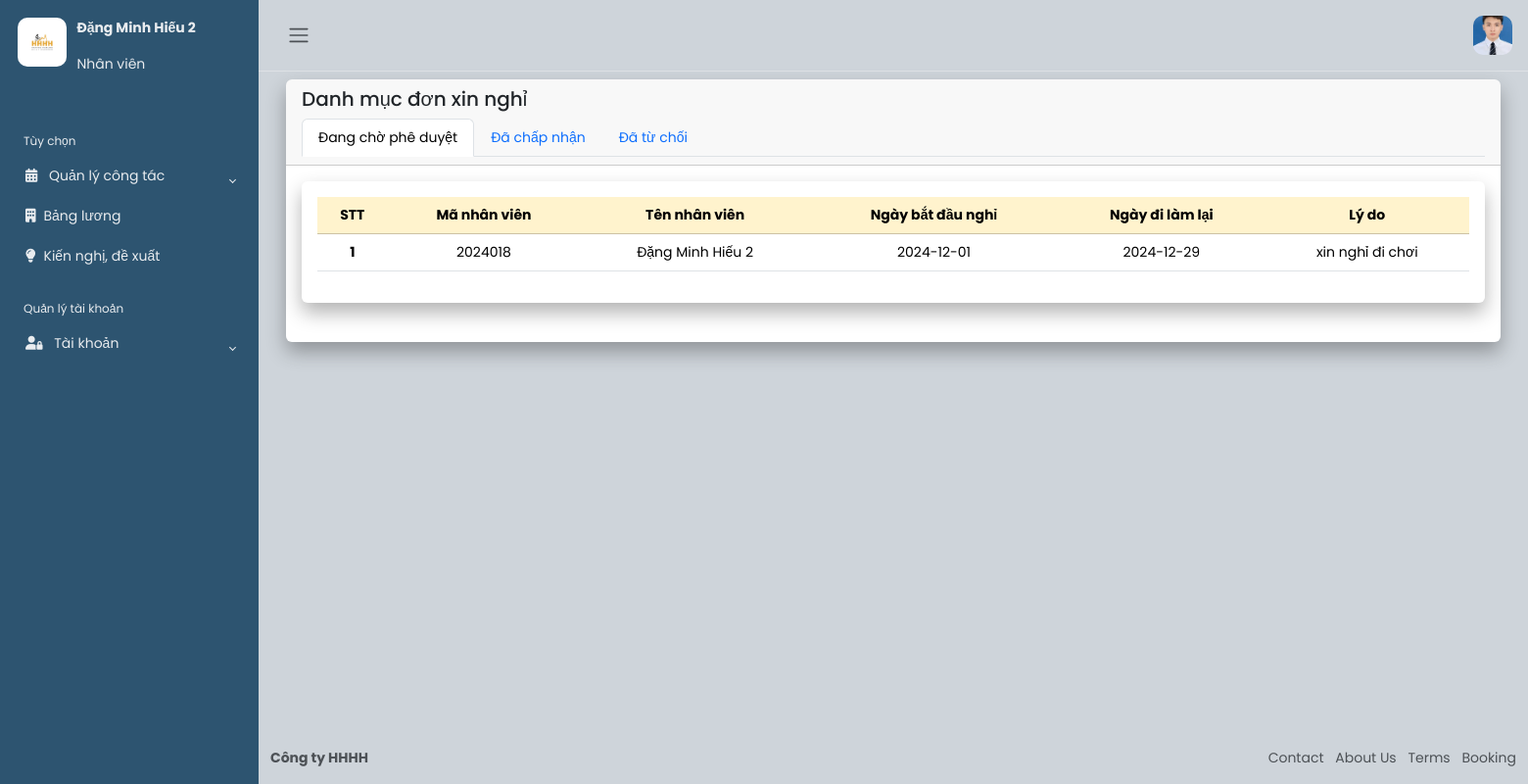
Page /NhanVien/dsnghiphep.php (signed in) on the committed database.
### tables this page shows
CREATE TABLE `nhanvien` (
  `MANV` int(11) NOT NULL,
  `TENNV` varchar(50) NOT NULL,
  `GIOITINH` varchar(5) NOT NULL,
  `NGAYSINH` varchar(15) NOT NULL,
  `DIACHI` varchar(255) NOT NULL,
  `SDT` varchar(255) NOT NULL,
  `EMAIL` varchar(100) NOT NULL,
  `NGAYVAOLAM` varchar(15) NOT NULL,
  `MAPHONGBAN` int(11) DEFAULT NULL,
  `CMND` varchar(200) NOT NULL,
  `BANGCAP` varchar(45) NOT NULL,
  `QUYENHAN` varchar(45) DEFAULT NULL,
  `TENTAIKHOAN` varchar(45) DEFAULT NULL,
  `MATKHAU` longtext DEFAULT NULL,
  `BACLUONG` varchar(60) DEFAULT NULL,
  `MAHOPDONG` int(11) DEFAULT NULL,
  `CHUCVU` varchar(45) DEFAULT NULL,
  `ANHNV` varchar(255) NOT NULL DEFAULT 'profile.jpg'
);

CREATE TABLE `nghiphep` (
  `MANGHIPHEP` int(11) NOT NULL,
  `MANHANVIEN` int(11) NOT NULL,
  `NGAYBATDAUNGHI` varchar(45) NOT NULL,
  `NGAYDILAMLAI` varchar(45) NOT NULL,
  `LYDO` longtext NOT NULL,
  `PHEDUYET` int(11) NOT NULL DEFAULT 0,
  `TENNV` varchar(100) DEFAULT NULL
);

### NhanVien/dsnghiphep.php (the view, shortened to what this page needs)
<?php include('menu.php'); ?>
<div class="container-fluid">
    <div class="row">
        <div class="col-12 d-flex">
            <div class="card border-0">
                <div class="card-header">
                    <h5 class="card-title">Danh mục đơn xin nghỉ</h5>
                    <ul class="nav nav-tabs">
                        <li class="nav-item">
                            <a class="nav-link active" href="#rejected2" data-bs-toggle="tab">Đang chờ phê duyệt</a>
                        </li>
                        <li class="nav-item">
                            <a class="nav-link " href="#accepted" data-bs-toggle="tab">Đã chấp nhận</a>
                        </li>
                        <li class="nav-item">
                            <a class="nav-link" href="#rejected1" data-bs-toggle="tab">Đã từ chối</a>
                        </li>
                    </ul>
                </div>
                <div class="card-body">
                    <div class="tab-content">
                        <div class="tab-pane fade show active" id="rejected2">
                            <div class="row">
                                <div class="col-12 d-flex">
                                    <div class="card border-0">
                                        <div class="card-body">
                                            <table class="table table-hover text-center">
                                                <thead class="table-warning">
                                                    <tr>
                                                        <th style="text-align: center;">STT</th>
                                                        <th style="text-align: center;">Mã nhân viên</th>
                                                        <th style="text-align: center;">Tên nhân viên</th>
                                                        <th style="text-align: center;">Ngày bắt đầu nghỉ</th>
                                                        <th style="text-align: center;">Ngày đi làm lại</th>
                                                        <th style="text-align: center;">Lý do</th>
                                                    </tr>
                                                </thead>
                                                <tbody>
                                                    <?php
                                                    require_once '../connect.php';
                                                    $stmt = $conn->prepare("SELECT * FROM NGHIPHEP WHERE PHEDUYET=0 AND MANHANVIEN=$id");
                                                    $stmt->execute();
                                                    $stt = 0;
                                                    foreach ($stmt->fetchAll() as $r) {
                                                        ?>
                                                        <tr>
                                                            <th><?php echo $stt += 1; ?></th>
                                                            <td><?php echo $r['MANHANVIEN']; ?></td>
                                                            <td><?php echo $r['TENNV']; ?></td>
                                                            <td><?php echo $r['NGAYBATDAUNGHI']; ?></td>
                                                            <td><?php echo $r['NGAYDILAMLAI']; ?></td>
                                                            <td><?php echo $r['LYDO']; ?></td>
                                                        </tr>
                                                        <?php
                                                    }
                                                    ?>
                                                </tbody>
                                            </table>
                                        </div>
                                    </div>
                                </div>
                            </div>
                        </div>
                    </div>
                </div>
            </div>
        </div>
    </div>
    <?php include('footer.php'); ?>

### NhanVien/menu.php (shortened to what this page needs)
<!DOCTYPE html>
<html lang="en" data-bs-theme="light">
<?php
$timestamp = time();
$id = $_SESSION['manv'];
?>
<head>
  <link rel="stylesheet" href="https://cdn.jsdelivr.net/npm/bootstrap@5.3.3/dist/css/bootstrap.min.css"
 />
  <link rel="stylesheet" href="https://cdnjs.cloudflare.com/ajax/libs/font-awesome/6.7.1/css/all.min.css"
 />
  <link rel="stylesheet" href="../table/action-table.css">
  <link rel="stylesheet" href="../css/style.css?<?php echo $timestamp?>" />
  <link rel="stylesheet" href="../css/index.css?<?php echo $timestamp?>" />
  <link rel="stylesheet" href="../css/toast.css?<?php echo $timestamp?>" />
</head>
<div class="wrapper">
  <aside id="sidebar" style="background: #2d5470;" class="js-sidebar">
    <div class="h-100">
      <div class="sidebar-logo">
        <a href="index.php"><img src="../image/logoHHH.jpg" alt="Lối"
            style="height: 50px; width: 50px; border-radius: 10px" /></a>
        <div>
          <p><b><?php echo $_SESSION['tennv'] ?></b></p>
          <p>Nhân viên</p>
        </div>
      </div>
      <ul class="sidebar-nav">
        <li class="sidebar-header">Tùy chọn</li>
        <li class="sidebar-item">
          <a href="#" class="sidebar-link collapsed" data-bs-target="#congtac" data-bs-toggle="collapse"
            aria-expanded="false"><i class="fa-solid fa-calendar-days pe-2"></i>
            Quản lý công tác
          </a>
        </li>
        <li class="sidebar-item">
          <a href="bangluong.php" class="sidebar-link collapsed">
            <i class="fa-solid fa-building pe-2"></i>Bảng lương</a>
        </li>
        <li class="sidebar-item">
          <a href="gopy.php" class="sidebar-link collapsed">
          <i class="fa-solid fa-lightbulb pe-2"></i>Kiến nghị, đề xuất</a>
        </li>
        <li class="sidebar-header">Quản lý tài khoản</li>
        <li class="sidebar-item">
          <a href="#" class="sidebar-link collapsed" data-bs-target="#auth" data-bs-toggle="collapse"
            aria-expanded="false"><i class="fa-solid fa-user-lock pe-2"></i>
            Tài khoản
          </a>
        </li>
      </ul>
    </div>
  </aside>
  <div class="main">
    <nav class="navbar navbar-expand px-3 border-bottom">
      <button class="btn" id="sidebar-toggle" type="button">
        <span class="navbar-toggler-icon"></span>
      </button>
      <div class="navbar-collapse navbar">
        <ul class="navbar-nav">
          <li class="nav-item dropdown">
            <a href="#" data-bs-toggle="dropdown" class="nav-icon pe-md-0">
              <?php
              require_once '../connect.php';
              $sql = "SELECT * FROM NHANVIEN WHERE MANV = $id";
              $stmt = $conn->prepare($sql);
              $stmt->execute();
              $r = $stmt->fetch(PDO::FETCH_ASSOC); ?>
              <img src="../image/<?php echo $r['ANHNV']; ?>" style="max-width: 45px; max-height: 40px; object-fit: cover; border-radius: 10px" class="avatar img-fluid" alt="" />
            </a>
          </li>
        </ul>
      </div>
    </nav>
    <main class="content px-3 py-2">

### css/style.css (style rules this page uses)
a { cursor: pointer; text-decoration: none; font-family: "Poppins", sans-serif; }
li { list-style: none; }
.wrapper { align-items: stretch; display: flex; width: 100%; }
#sidebar { max-width: 264px; min-width: 264px; background: var(--bs-dark); transition: all 0.35s ease-in-out; }
.main { display: flex; flex-direction: column; min-height: 100vh; min-width: 0; overflow: hidden; transition: all 0.35s ease-in-out; width: 100%; background: var(--bs-dark-bg-subtle); }
.sidebar-logo { margin-bottom: 0px; padding: 1.15rem; display: flex; }
.sidebar-logo p { padding-left: 10px; color: #e9ecef; }
.sidebar-nav { list-style: none; margin-bottom: 0; padding-left: 0; margin-left: 0; }
.sidebar-header { color: #e9ecef; font-size: 0.75rem; padding: 1.5rem 1.5rem 0.375rem; }
a.sidebar-link { padding: 0.625rem 1.625rem; color: #e9ecef; position: relative; display: block; font-size: 0.875rem; }
.sidebar-link[data-bs-toggle="collapse"]::after { border: solid; border-width: 0 0.075rem 0.075rem 0; content: ""; display: inline-block; padding: 2px; position: absolute; right: 1.5rem; top: 1.4rem; transform: rotate(-135deg); transition: all 0.2s ease-out; }
.sidebar-link[data-bs-toggle="collapse"].collapsed::after { transform: rotate(45deg); transition: all 0.2s ease-out; }
.avatar { height: 40px; width: 40px; }
.navbar-expand .navbar-nav { margin-left: auto; }
.content { flex: 1; max-width: 100vw; width: 100vw; }
@media (min-width: 768px) { .content { max-width: auto; width: auto; } }
.card { box-shadow: 0 0 0.875rem 0 rgba(34, 46, 60, 0.05); margin-bottom: 24px; width: 100vw; }

### css/index.css (style rules this page uses)
* { padding: 0; margin: 0; }
a { text-decoration: none; color: #53585e; }
.card { box-shadow: 0px 10px 20px rgba(0, 0, 0, 0.3); }

### rows in the picture
nhanvien: ANHNV (picture)
nghiphep: MANHANVIEN "2024018", TENNV "Đặng Minh Hiếu 2", NGAYBATDAUNGHI "2024-12-01", NGAYDILAMLAI "2024-12-29", LYDO "xin nghỉ đi chơi"

### other values in the picture
$_SESSION['tennv'] "Đặng Minh Hiếu 2"
